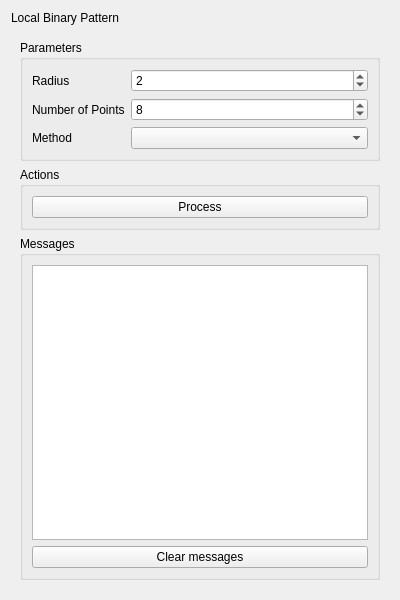
<?xml version="1.0" encoding="UTF-8"?>
<ui version="4.0">
 <class>lbp</class>
 <widget class="QWidget" name="lbp">
  <property name="geometry">
   <rect>
    <x>0</x>
    <y>0</y>
    <width>400</width>
    <height>600</height>
   </rect>
  </property>
  <property name="windowTitle">
   <string>Form</string>
  </property>
  <layout class="QGridLayout" name="gridLayout_2">
   <item row="1" column="0">
    <widget class="QScrollArea" name="scrollArea">
     <property name="frameShape">
      <enum>QFrame::NoFrame</enum>
     </property>
     <property name="widgetResizable">
      <bool>true</bool>
     </property>
     <widget class="QWidget" name="scrollAreaWidgetContents">
      <property name="geometry">
       <rect>
        <x>0</x>
        <y>0</y>
        <width>382</width>
        <height>563</height>
       </rect>
      </property>
      <layout class="QGridLayout" name="gridLayout_3">
       <item row="1" column="0">
        <widget class="QGroupBox" name="groupBox_3">
         <property name="title">
          <string>Actions</string>
         </property>
         <layout class="QGridLayout" name="gridLayout_5">
          <item row="0" column="0">
           <layout class="QVBoxLayout" name="verticalLayout">
            <item>
             <widget class="QPushButton" name="processPushButton">
              <property name="enabled">
               <bool>true</bool>
              </property>
              <property name="text">
               <string>Process</string>
              </property>
             </widget>
            </item>
           </layout>
          </item>
         </layout>
        </widget>
       </item>
       <item row="2" column="0">
        <widget class="QGroupBox" name="groupBox">
         <property name="title">
          <string>Messages</string>
         </property>
         <layout class="QGridLayout" name="gridLayout_4">
          <item row="0" column="0">
           <widget class="QPlainTextEdit" name="messagesPlainTextEdit">
            <property name="readOnly">
             <bool>true</bool>
            </property>
            <property name="overwriteMode">
             <bool>true</bool>
            </property>
           </widget>
          </item>
          <item row="1" column="0">
           <widget class="QPushButton" name="clearTextPushButton">
            <property name="text">
             <string>Clear messages</string>
            </property>
           </widget>
          </item>
         </layout>
        </widget>
       </item>
       <item row="0" column="0">
        <widget class="QGroupBox" name="groupBox_2">
         <property name="title">
          <string>Parameters</string>
         </property>
         <layout class="QGridLayout" name="gridLayout_6">
          <item row="0" column="0">
           <layout class="QFormLayout" name="formLayout">
            <item row="0" column="0">
             <widget class="QLabel" name="label_1">
              <property name="text">
               <string>Radius</string>
              </property>
             </widget>
            </item>
            <item row="0" column="1">
             <widget class="QSpinBox" name="radiusSpinBox">
              <property name="minimum">
               <number>1</number>
              </property>
              <property name="maximum">
               <number>50</number>
              </property>
              <property name="value">
               <number>2</number>
              </property>
             </widget>
            </item>
            <item row="1" column="0">
             <widget class="QLabel" name="label_2">
              <property name="text">
               <string>Number of Points</string>
              </property>
             </widget>
            </item>
            <item row="1" column="1">
             <widget class="QSpinBox" name="npointsSpinBox">
              <property name="minimum">
               <number>1</number>
              </property>
              <property name="maximum">
               <number>100</number>
              </property>
              <property name="value">
               <number>8</number>
              </property>
             </widget>
            </item>
            <item row="2" column="0">
             <widget class="QLabel" name="label_3">
              <property name="text">
               <string>Method</string>
              </property>
             </widget>
            </item>
            <item row="2" column="1">
             <widget class="QComboBox" name="comboBox"/>
            </item>
           </layout>
          </item>
         </layout>
        </widget>
       </item>
      </layout>
     </widget>
    </widget>
   </item>
   <item row="0" column="0">
    <widget class="QLabel" name="label_title">
     <property name="text">
      <string>Local Binary Pattern</string>
     </property>
    </widget>
   </item>
  </layout>
 </widget>
 <resources/>
 <connections/>
</ui>
